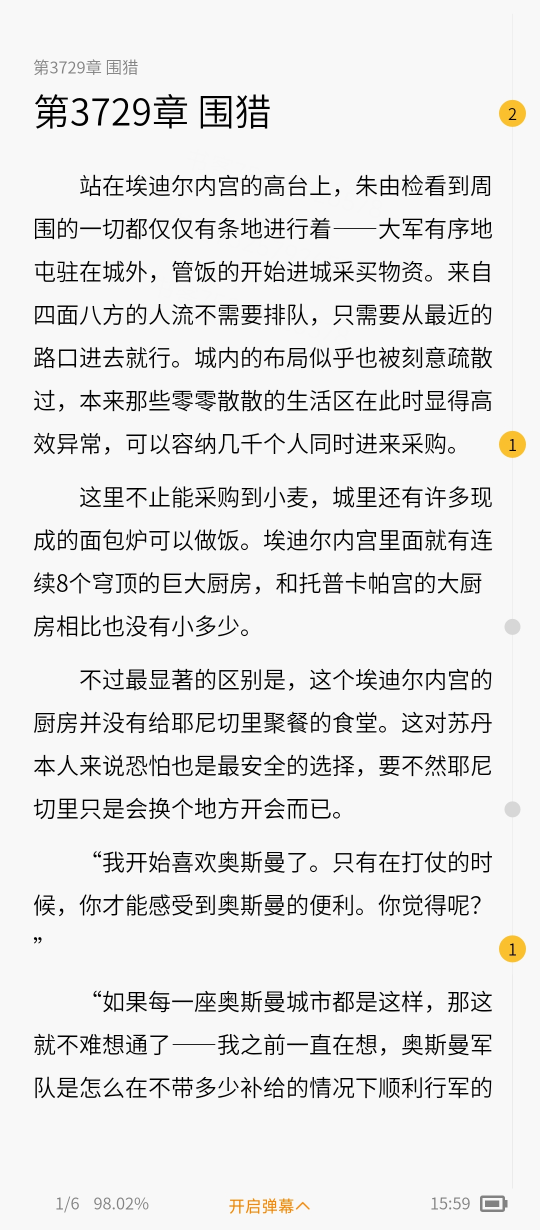
#> input picture Test/1684742444485.jpg, 1080 x 2460 px, found by its file name (shown at 1/2 size)
$ python picCut.py
#> lines starting #> are read from the running program, lines starting #| are printed output that depends on the picture
import cv2

img = cv2.imread("./Test/1684742444485.jpg")
#> img is the input picture: shape (2460, 1080, 3); mean B, G, R 229.9, 230.3, 230.5
print(img.shape)
#| (2460, 1080, 3)
cropped = img[170:2360, 50:1000]  # 裁剪坐标为[y0:y1, x0:x1]
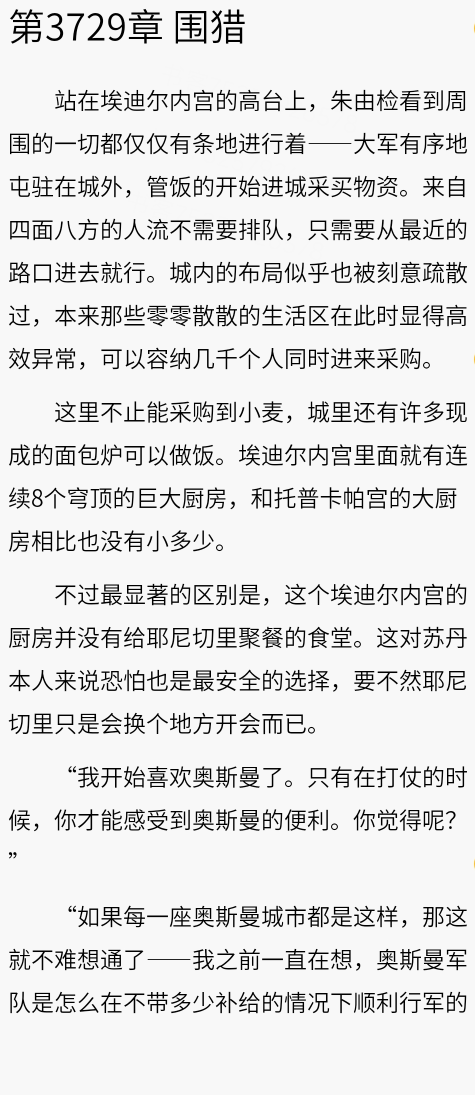
#> cropped: shape (2190, 950, 3) (shown at 1/2 size); mean B, G, R 226, 226, 226
cv2.imwrite("./cut/cv_cut_thor.jpg", cropped)

$ run again, with Test/1684742444461.jpg copied over Test/1684742444485.jpg
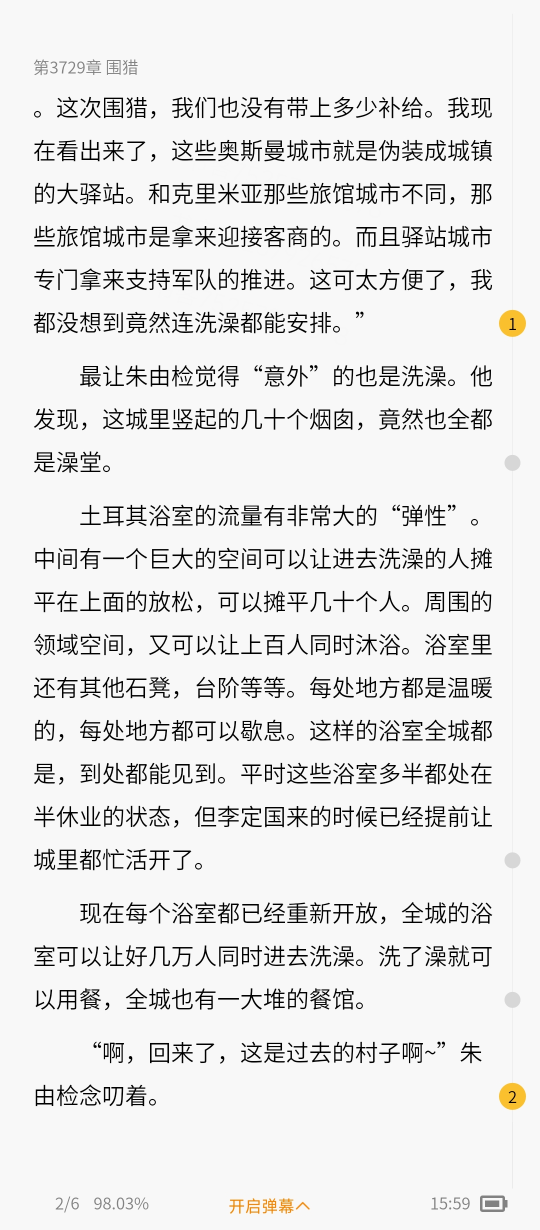
#> input picture Test/1684742444461.jpg, 1080 x 2460 px, found by its file name (shown at 1/2 size)
#> img is the input picture: shape (2460, 1080, 3); mean B, G, R 230.2, 230.5, 230.6
#| (2460, 1080, 3)
#> `cropped = img[170:2360, 50:1000]`:
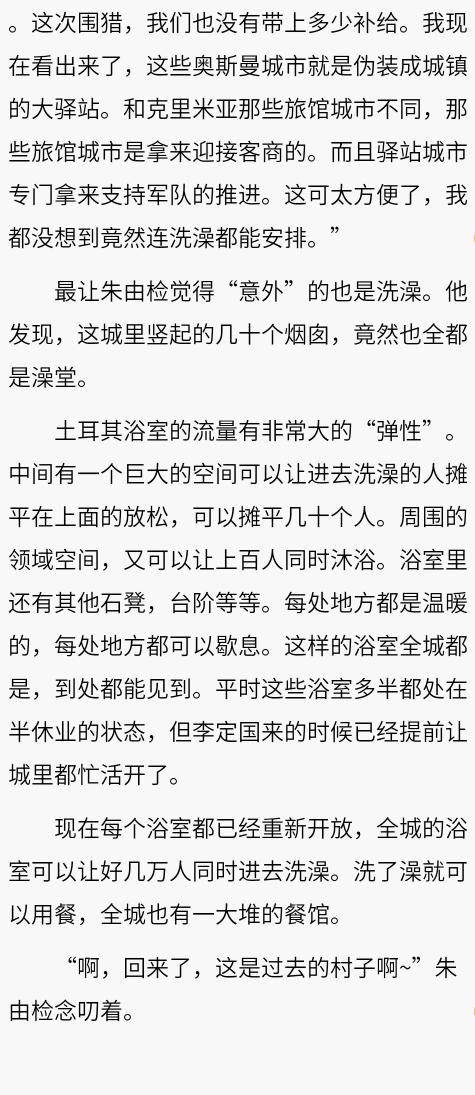
#> cropped: shape (2190, 950, 3) (shown at 1/2 size); mean B, G, R 226.2, 226.2, 226.2

$ run again, with Test/1684742444475.jpg copied over Test/1684742444485.jpg
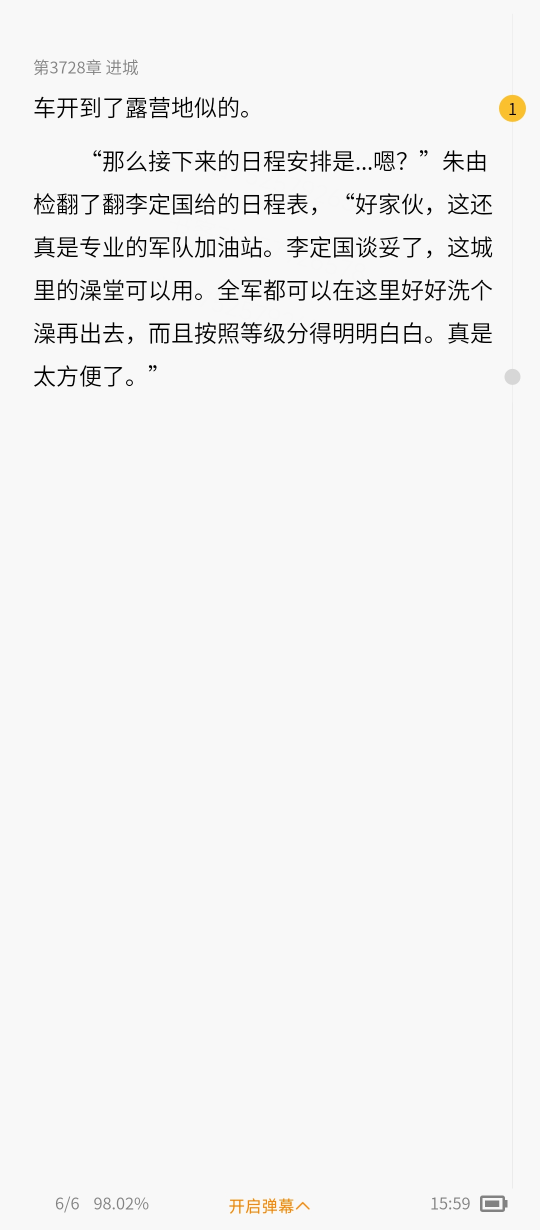
#> input picture Test/1684742444475.jpg, 1080 x 2460 px, found by its file name (shown at 1/2 size)
#> img is the input picture: shape (2460, 1080, 3); mean B, G, R 242.6, 242.8, 242.9
#| (2460, 1080, 3)
#> `cropped = img[170:2360, 50:1000]`:
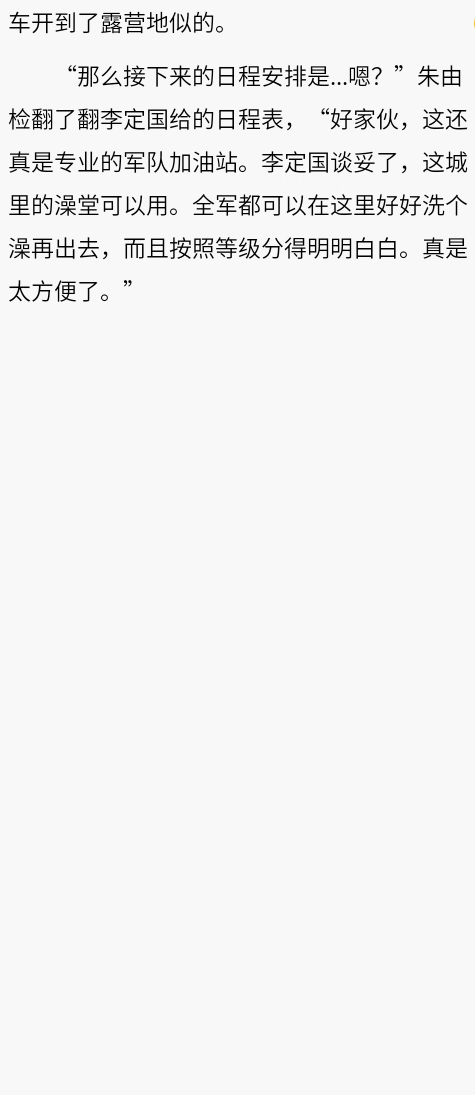
#> cropped: shape (2190, 950, 3) (shown at 1/2 size); mean B, G, R 241.8, 241.8, 241.8
